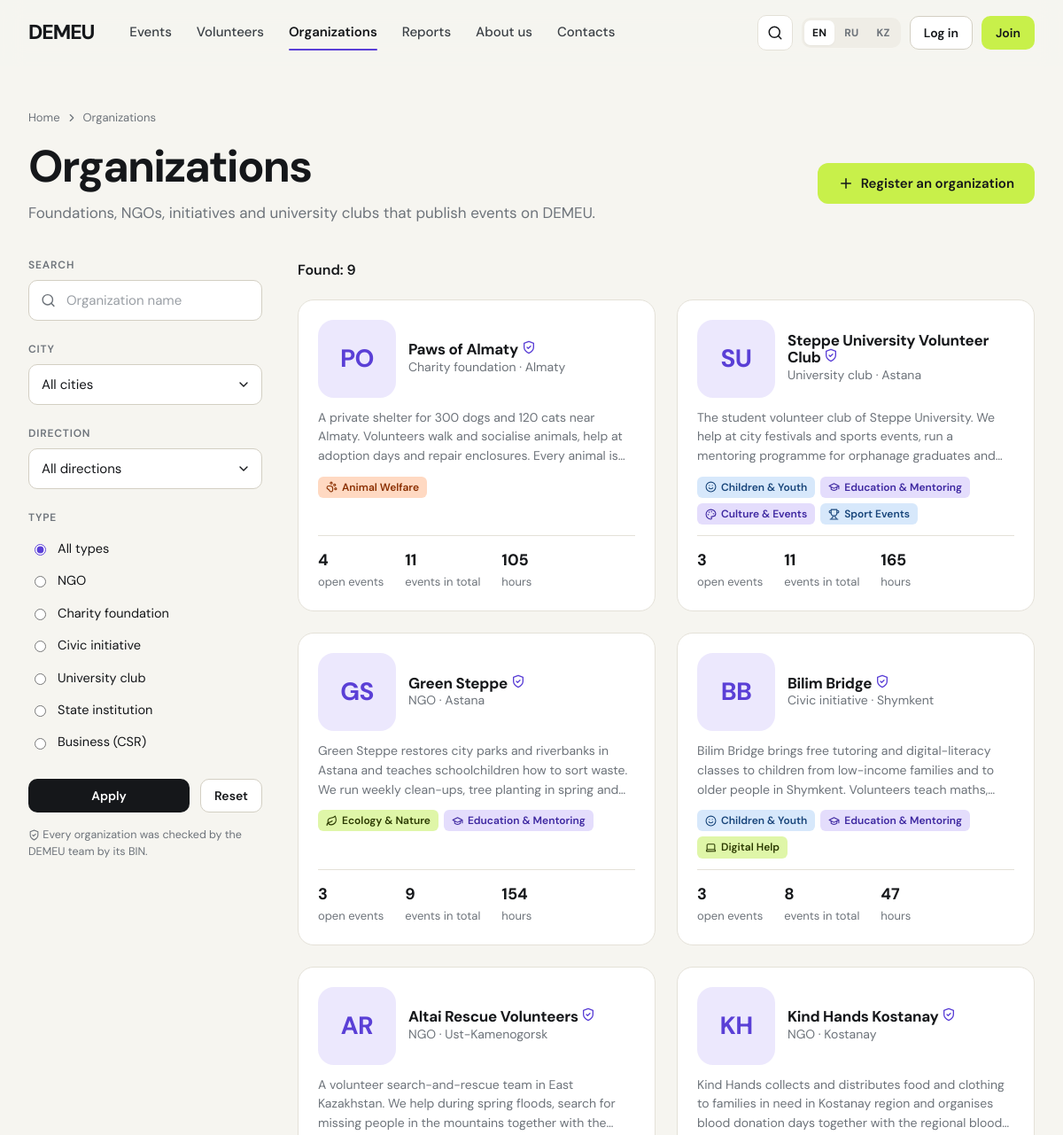
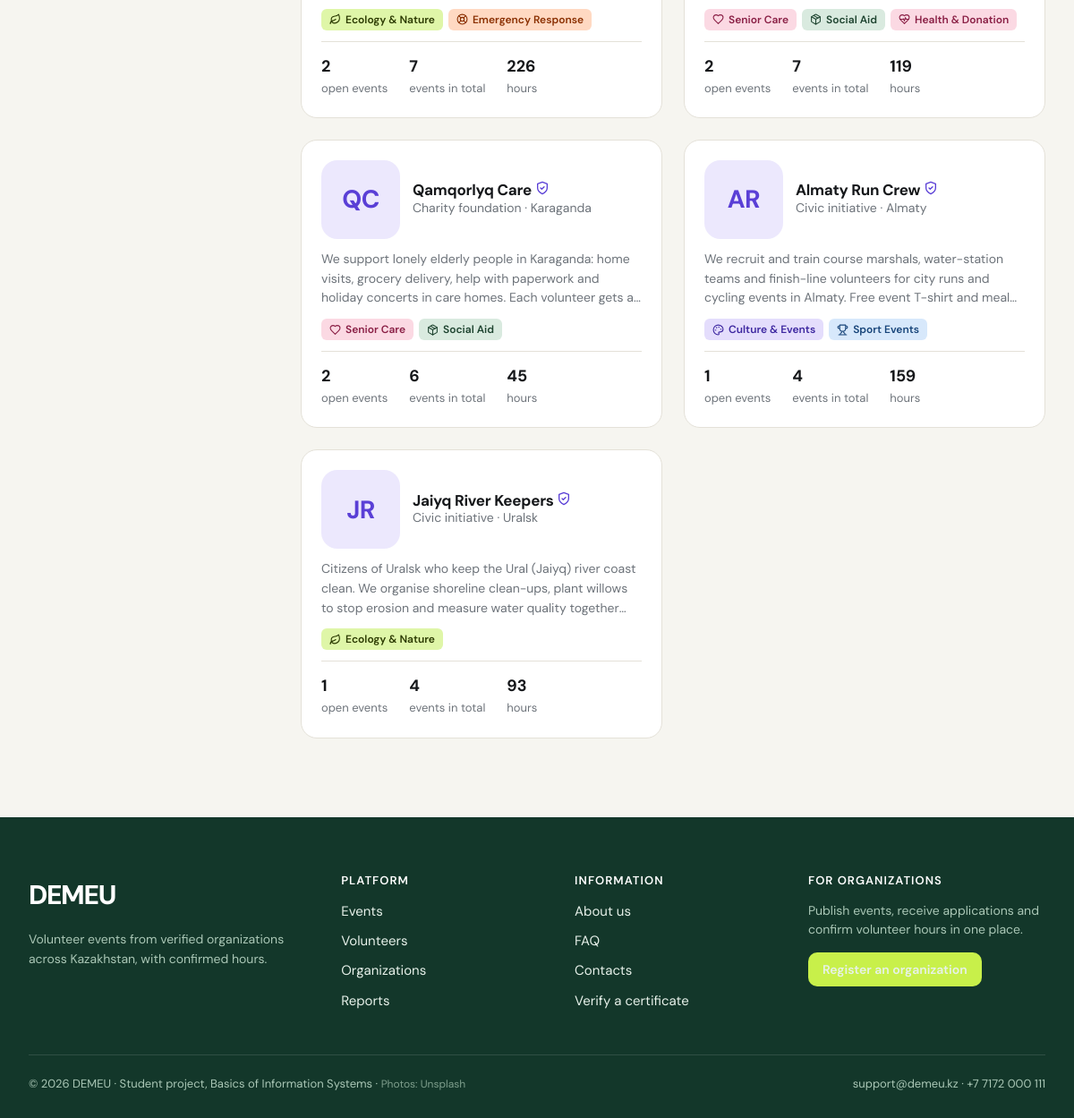
Screenshot of /organizations with the database file from the repository (2 pictures, top to bottom).
### tables this page shows
CREATE TABLE organizations (
    org_id           INTEGER PRIMARY KEY,
    name             TEXT NOT NULL UNIQUE,
    bin              TEXT NOT NULL UNIQUE CHECK (length(bin) = 12 AND bin NOT GLOB '*[^0-9]*'),
    org_type         TEXT NOT NULL CHECK (org_type IN ('ngo','foundation','initiative','university','government','business')),
    description      TEXT NOT NULL,
    city_id          INTEGER NOT NULL REFERENCES cities(city_id) ON DELETE RESTRICT,
    address          TEXT NOT NULL,
    email            TEXT NOT NULL,
    phone            TEXT NOT NULL,
    website          TEXT,
    logo_path        TEXT,
    founded_year     INTEGER CHECK (founded_year BETWEEN 1950 AND 2100),
    status           TEXT NOT NULL DEFAULT 'pending'
                     CHECK (status IN ('pending','verified','rejected','suspended')),
    status_comment   TEXT,                     -- reason for rejection / suspension
    verified_at      TEXT,
    verified_by      INTEGER REFERENCES users(user_id) ON DELETE SET NULL,
    created_at       TEXT NOT NULL DEFAULT (datetime('now','localtime'))
);

CREATE TABLE cities (
    city_id     INTEGER PRIMARY KEY,
    name_en     TEXT NOT NULL UNIQUE,
    name_ru     TEXT NOT NULL,
    name_kk     TEXT NOT NULL,
    region_en   TEXT NOT NULL,
    lat         REAL,
    lng         REAL
);

CREATE TABLE organization_directions (
    org_id       INTEGER NOT NULL REFERENCES organizations(org_id) ON DELETE CASCADE,
    direction_id INTEGER NOT NULL REFERENCES directions(direction_id) ON DELETE RESTRICT,
    PRIMARY KEY (org_id, direction_id)
);

CREATE TABLE directions (
    direction_id INTEGER PRIMARY KEY,
    slug         TEXT NOT NULL UNIQUE,
    name_en      TEXT NOT NULL,
    name_ru      TEXT NOT NULL,
    name_kk      TEXT NOT NULL,
    icon         TEXT NOT NULL DEFAULT 'heart',
    tone         TEXT NOT NULL DEFAULT 'mint'
                 CHECK (tone IN ('mint','sage','butter','sky','rose','lilac'))
);

### demeu/public.py (the view)
@bp.route("/organizations")
def organizations():
    q = clean(request.args.get("q"), 100)
    city, direction = arg_int("city"), arg_int("direction")
    org_type = request.args.get("type", "")
    where, args = ["o.status = 'verified'"], []
    if q:
        where.append("(o.name LIKE ? OR o.description LIKE ?)"); args += [f"%{q}%"] * 2
    if city:
        where.append("o.city_id = ?"); args.append(city)
    if direction:
        where.append("EXISTS (SELECT 1 FROM organization_directions od WHERE od.org_id=o.org_id AND od.direction_id=?)")
        args.append(direction)
    if org_type:
        where.append("o.org_type = ?"); args.append(org_type)
    base = ORG_SELECT + " WHERE " + " AND ".join(where)
    total = scalar(f"SELECT COUNT(*) FROM ({base})", args)
    page = Page(total, page_arg(), 12)
    rows = query(f"{base} ORDER BY n_open DESC, hours DESC LIMIT ? OFFSET ?", args + [page.per_page, page.offset])
    return render_template("public/organizations.html", orgs=rows, dirs=org_directions([r["org_id"] for r in rows]),
                           page=page, q=q, city=city, direction=direction, org_type=org_type,
                           org_types=("ngo", "foundation", "initiative", "university", "government", "business"),
                           **ref())

### demeu/core.py (called while the page is built, shortened)
def get_lang():
    lang = session.get("lang")
    if lang in LANGS:
        return lang
    best = request.accept_languages.best_match(["en", "ru", "kk"]) if request else None
    return best or "en"

def _(key, **params):
    entry = TRANSLATIONS.get(key)
    if entry is None:
        text = key
    else:
        lang = g.get("lang", "en")
        text = entry.get(lang) or entry.get("en") or key
    if params:
        try:
            text = text.format(**params)
        except (KeyError, IndexError):
            pass
    return text

def loc(row, field):
    if row is None:
        return ""
    lang = g.get("lang", "en")
    keys = row.keys() if hasattr(row, "keys") else row
    for k in (f"{field}_{lang}", f"{field}_en", field):
        if k in keys and row[k]:
            return row[k]
    return ""

def fmt_hours(value):
    if value is None:
        return "0"
    v = float(value)
    return str(int(v)) if v.is_integer() else f"{v:.1f}"

def initials(name):
    parts = [p for p in (name or "").split() if p]
    return "".join(p[0] for p in parts[:2]).upper() or "?"

def load_user():
    g.user = g.volunteer = g.coordinator = g.org = None
    uid = session.get("uid")
    if not uid:
        return

def check_csrf():
    if request.method == "POST" and not current_app.config.get("TESTING_NO_CSRF"):
        sent = request.form.get("csrf_token") or request.headers.get("X-CSRF-Token")
        if not sent or not secrets.compare_digest(sent, session.get("csrf", "")):
            abort(400, description="CSRF token missing or invalid")

def unread_count():
    if not g.get("user"):
        return 0
    return scalar("SELECT COUNT(*) FROM notifications WHERE user_id=? AND is_read=0",
                  (g.user["user_id"],))

def page_arg():
    try:
        return int(request.args.get("page", 1))
    except ValueError:
        return 1

def arg_int(name, default=None):
    try:
        return int(request.args.get(name, ""))
    except ValueError:
        return default

### demeu/db.py (called while the page is built)
def get_db():
    if "db" not in g:
        conn = sqlite3.connect(current_app.config["DATABASE"], timeout=10,
                               isolation_level=None)
        conn.row_factory = sqlite3.Row
        conn.execute("PRAGMA foreign_keys = ON")
        g.db = conn
    return g.db

def query(sql, args=(), one=False):
    cur = get_db().execute(sql, args)
    rows = cur.fetchall()
    cur.close()
    return (rows[0] if rows else None) if one else rows

### demeu/templates/public/organizations.html (shortened to what this page needs)
{% extends "base.html" %}
{% from "partials/macros.html" import org_logo, dir_tag, pagination, empty %}
{% block content %}
<section class="page-head">
  <div class="wrap">
    <div class="crumbs"><a href="{{ url_for('public.home') }}">{{ _('home') }}</a>{{ icon('chevron-right', 14) }}<span>{{ _('nav_organizations') }}</span></div>
    <div class="row between">
      <div><h1>{{ _('orgs_title') }}</h1><p>{{ _('orgs_subtitle') }}</p></div>
      <a class="btn btn-primary" href="{{ url_for('auth.register_organization') }}">{{ icon('plus') }} {{ _('register_org_cta') }}</a>
    </div>
  </div>
</section>
<div class="wrap">
  <div class="with-filters">
    <form class="card filters" id="filters" method="get" data-autosubmit>
      <h4>{{ _('search') }}</h4>
      <label class="input-icon"><span class="sr-only">{{ _('search') }}</span>{{ icon('search', 17) }}
        <input class="input pill" name="q" value="{{ q }}" placeholder="{{ _('search_orgs_placeholder') }}"></label>
      <h4>{{ _('city') }}</h4>
      <select class="select" name="city" aria-label="{{ _('city') }}"><option value="">{{ _('all_cities') }}</option>
        {% for c in cities %}<option value="{{ c.city_id }}" {{ 'selected' if city == c.city_id }}>{{ loc(c, 'name') }}</option>{% endfor %}</select>
      <h4>{{ _('direction') }}</h4>
      <select class="select" name="direction" aria-label="{{ _('direction') }}"><option value="">{{ _('all_directions') }}</option>
        {% for d in directions %}<option value="{{ d.direction_id }}" {{ 'selected' if direction == d.direction_id }}>{{ loc(d, 'name') }}</option>{% endfor %}</select>
      <h4>{{ _('org_type') }}</h4>
      <div class="radio-list">
        <label><input type="radio" name="type" value="" {{ 'checked' if not org_type }}> {{ _('all_types') }}</label>
        {% for t in org_types %}<label><input type="radio" name="type" value="{{ t }}" {{ 'checked' if org_type == t }}> {{ _('orgtype_' ~ t) }}</label>{% endfor %}
      </div>
      <div class="row mt-3"><button class="btn btn-dark btn-sm grow">{{ _('apply_filters') }}</button>
        <a class="btn btn-ghost btn-sm" href="{{ url_for('public.organizations') }}">{{ _('reset') }}</a></div>
      <p class="xs muted mt-2 mb-0">{{ icon('shield-check', 13) }} {{ _('orgs_verified_note') }}</p>
    </form>
    <div>
      <div class="results-bar"><span class="count">{{ _('found_n', n=page.total) }}</span>
        <button class="btn btn-ghost btn-sm filters-toggle" type="button" data-toggle="filters">{{ icon('filter', 16) }} {{ _('filters') }}</button></div>
      {% if orgs %}
      <div class="grid grid-2">
        {% for o in orgs %}
        <a class="card card-hover person-card" href="{{ url_for('public.organization_profile', org_id=o.org_id) }}" style="color:inherit;text-decoration:none">
          <div class="top">{{ org_logo(o, 'lg') }}
            <div><h3>{{ o.name }} <span class="verified" title="{{ _('st_verified') }}">{{ icon('shield-check', 16) }}</span></h3>
              <div class="small muted">{{ _('orgtype_' ~ o.org_type) }} · {{ loc(o, 'city_name') }}</div></div></div>
          <p class="small muted mb-0" style="display:-webkit-box;-webkit-line-clamp:3;-webkit-box-orient:vertical;overflow:hidden">{{ o.description }}</p>
          <div class="row tight">{% for d in dirs.get(o.org_id, []) %}{{ dir_tag(d, '') }}{% endfor %}</div>
          <div class="stats"><div><b>{{ o.n_open }}</b>{{ _('open_events_lower') }}</div><div><b>{{ o.n_events }}</b>{{ _('events_total_lower') }}</div>
            <div><b>{{ fmt_hours(o.hours) }}</b>{{ _('hours_lower') }}</div></div>
        </a>
        {% endfor %}
      </div>
      {% else %}
        {{ empty('building', _('no_orgs_title'), _('no_results_text'), url_for('public.organizations'), _('reset_filters')) }}
      {% endif %}
    </div>
  </div>
</div>
{% endblock %}

### demeu/templates/partials/macros.html (shortened to what this page needs)
{% macro org_logo(o, cls='') -%}
<span class="avatar org {{ cls }}">{% if o.logo_path or o.org_logo %}<img src="{{ media_url(o.logo_path or o.org_logo) }}" alt="">{% else %}{{ initials(o.name or o.org_name) }}{% endif %}</span>
{%- endmacro %}
{% macro dir_tag(row, prefix='dir_') -%}
<span class="tag tone-{{ row[prefix ~ 'tone'] if prefix else row.tone }}">{{ icon(row[prefix ~ 'icon'] if prefix else row.icon, 13) }}{{ loc(row, prefix ~ 'name' if prefix else 'name') }}</span>
{%- endmacro %}

### rows the page displays
organizations: name "PO", name "Paws of Almaty", description "A private shelter for 300 dogs and 120 cats near Almaty. Volunteers walk and socialise animals, help at adoption days and repair enclosures. Every animal…", n_open "4", n_events "11", fmt_hours "105"
cities: name_en "Almaty"
directions: name_en "Animal Welfare"
organizations: name "SU", name "Steppe University Volunteer Club", description "The student volunteer club of Steppe University. We help at city festivals and sports events, run a mentoring programme for orphanage graduates…", n_open "3", n_events "11", fmt_hours "165"
cities: name_en "Astana"
directions: name_en "Children & Youth"
directions: name_en "Education & Mentoring"
directions: name_en "Culture & Events"
directions: name_en "Sport Events"
organizations: name "GS", name "Green Steppe", description "Green Steppe restores city parks and riverbanks in Astana and teaches schoolchildren how to sort waste. We run weekly clean-ups, tree planting in spring…", n_open "3", n_events "9", fmt_hours "154"
directions: name_en "Ecology & Nature"
organizations: name "BB", name "Bilim Bridge", description "Bilim Bridge brings free tutoring and digital-literacy classes to children from low-income families and to older people in Shymkent. Volunteers teach…", n_open "3", n_events "8", fmt_hours "47"
cities: name_en "Shymkent"
directions: name_en "Digital Help"
organizations: name "AR", name "Altai Rescue Volunteers", description "A volunteer search-and-rescue team in East Kazakhstan. We help during spring floods, search for missing people in the mountains together with…", n_open "2", n_events "7", fmt_hours "226"
cities: name_en "Ust-Kamenogorsk"
directions: name_en "Emergency Response"
organizations: name "KH", name "Kind Hands Kostanay", description "Kind Hands collects and distributes food and clothing to families in need in Kostanay region and organises blood donation days together with the regional…", n_open "2", n_events "7", fmt_hours "119"
cities: name_en "Kostanay"
directions: name_en "Senior Care"
directions: name_en "Social Aid"
directions: name_en "Health & Donation"
organizations: name "QC", name "Qamqorlyq Care", description "We support lonely elderly people in Karaganda: home visits, grocery delivery, help with paperwork and holiday concerts in care homes. Each volunteer gets…", n_open "2", n_events "6", fmt_hours "45"
cities: name_en "Karaganda"
organizations: name "AR", name "Almaty Run Crew", description "We recruit and train course marshals, water-station teams and finish-line volunteers for city runs and cycling events in Almaty. Free event T-shirt and…", n_open "1", n_events "4", fmt_hours "159"
organizations: name "JR", name "Jaiyq River Keepers", description "Citizens of Uralsk who keep the Ural (Jaiyq) river coast clean. We organise shoreline clean-ups, plant willows to stop erosion and measure water quality…", n_open "1", n_events "4", fmt_hours "93"
cities: name_en "Uralsk"

### other values shown
{{ LANG_LABELS[code] }} "EN" "RU" "KZ"
{{ 2026 }} "2026"
form field city "All cities"
form field direction "All directions"
